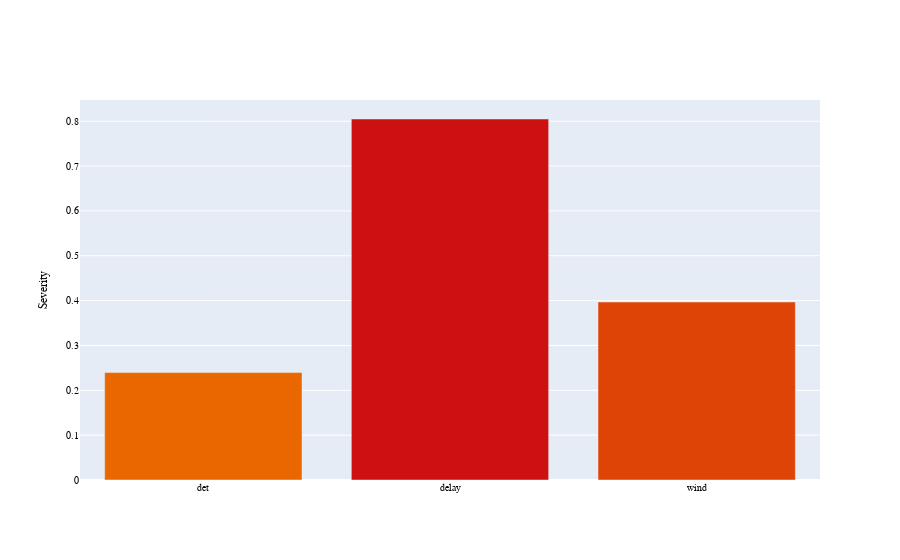

Write notebook code for a chart like this one.
### Markdown cell above
Comm and Wind Sensitivy

### Code cell
a=['det','delay','wind']
b=[0.2395, 0.805, 0.3969]
c = ['#ea6700','#cd1010','#dd4405']
fig = go.Figure(data=[
    go.Bar(name='90 deg/s - 20 m/s', x=a, y=b, marker_color=c)])
# Change the bar mode
fig.update_layout(
    #title="Average time of LoWC-WCR ", title_x=0.5, 
    #xaxis_title="Time (s)",
    yaxis_title="Severity",
    #legend_title="sUAS turning rate and air speed",
    font=dict(
        family="Helvetica",
        size=10,
        color="Black"))
fig.write_image("images/factors.pdf")
fig.show()

### Figure 1 — Plotly figure (JSON) as saved in the notebook; plotly's stock layout.template omitted (floating-point values rounded to 4 significant figures)
{"data": [{"marker": {"color": ["#ea6700", "#cd1010", "#dd4405"]}, "name": "90 deg/s - 20 m/s", "type": "bar", "x": ["det", "delay", "wind"], "y": [0.2395, 0.805, 0.3969]}], "layout": {"autosize": true, "font": {"color": "Black", "family": "Helvetica", "size": 10}, "xaxis": {"autorange": true, "range": [-0.5, 2.5], "type": "category"}, "yaxis": {"autorange": true, "range": [0, 0.8474], "title": {"text": "Severity"}, "type": "linear"}}}
